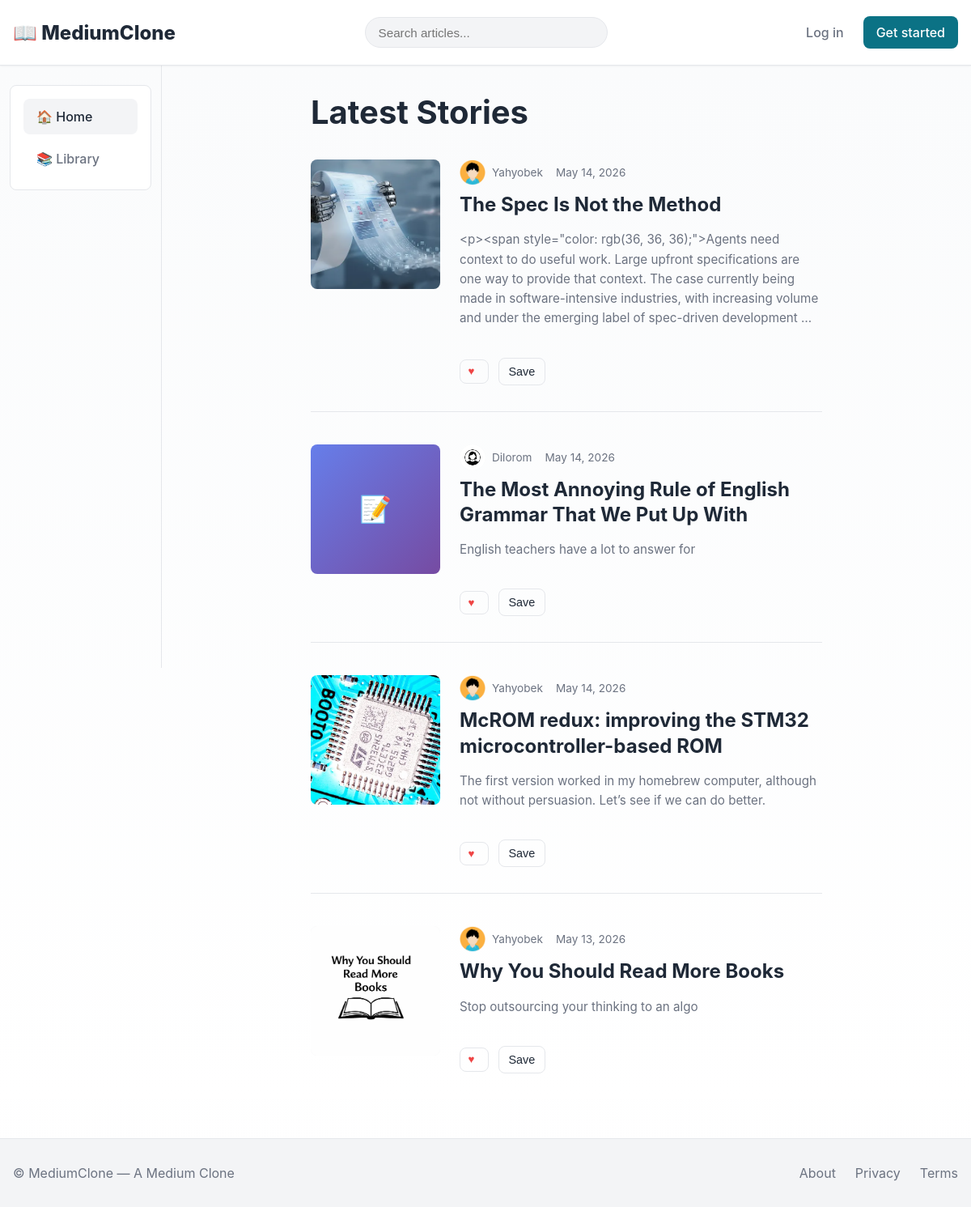
The page / on the database its author committed.
### articles/models.py (models this page shows, shortened)
class Article(models.Model):
    STATUS_CHOICES = (("draft", "Draft"), ("published", "Published"))
    author = models.ForeignKey(settings.AUTH_USER_MODEL, on_delete=models.CASCADE, related_name="articles")
    title = models.CharField(max_length=255)
    slug = models.SlugField(max_length=300, unique=True, blank=True)
    body = models.TextField()
    excerpt = models.TextField(blank=True)
    status = models.CharField(max_length=10, choices=STATUS_CHOICES, default="draft")
    tags = models.ManyToManyField(Tag, blank=True, related_name="articles")
    is_member_only = models.BooleanField(
        default=False,
        help_text="Only followers can read this article"
    )
    cover_image = models.ImageField(upload_to="article_covers/", blank=True, null=True)
    views_count = models.PositiveIntegerField(default=0)
    created_at = models.DateTimeField(auto_now_add=True)
    updated_at = models.DateTimeField(auto_now=True)
    published_at = models.DateTimeField(blank=True, null=True)
    class Meta:
        ordering = ["-published_at", "-created_at"]
        indexes = [models.Index(fields=["-published_at", "status"])]
    def get_absolute_url(self):
        return reverse("articles:detail", kwargs={"slug": self.slug})

### accounts/models.py (models this page shows, shortened)
class CustomUser(AbstractUser):
    bio = models.TextField(blank=True)
    avatar = models.ImageField(upload_to="avatars/", blank=True, null=True)
    website = models.URLField(blank=True)

### core/views.py (the view)
# urls.py: path("", views.home, name="home"),
def home(request):
    qs = Article.objects.filter(status="published").select_related("author")[:10]
    return render(request, "core/home.html", {"articles": qs})

### core/templates/core/home.html (shortened to what this page needs)
{% extends "core/base.html" %}
{% block content %}
<div style="display:flex;gap:0;width:100%">
  <aside class="left-sidebar">
    <div class="card">
      <ul>
        <li class="nav-item"><a href="{% url 'core:home' %}" class="active">🏠 Home</a></li>
        <li class="nav-item"><a href="{% url 'interactions:library' %}">📚 Library</a></li>
      </ul>
    </div>
  </aside>
  <section class="center-feed">
    <h1 style="margin-bottom:2rem">Latest Stories</h1>
    <div class="article-feed">
      {% for article in articles %}
        <div class="article-item">
          {% if article.cover_image %}
            <div class="article-cover">
              <a href="{{ article.get_absolute_url }}" style="display:block;width:100%;height:100%;overflow:hidden">
                <img src="{{ article.cover_image.url }}" alt="{{ article.title }}" loading="lazy">
              </a>
            </div>
          {% else %}
            <div class="article-cover">
              <div style="width:100%;height:100%;background:linear-gradient(135deg,#667eea 0%,#764ba2 100%);display:flex;align-items:center;justify-content:center;color:white;font-weight:700;font-size:2rem">
                📝
              </div>
            </div>
          {% endif %}
          <div class="article-content">
            <div class="article-meta">
              <div class="article-author">
                {% if article.author.avatar %}
                  <div class="article-author-avatar">
                    <img src="{{ article.author.avatar.url }}" alt="{{ article.author.username }}">
                  </div>
                {% else %}
                  <div class="article-author-avatar">{{ article.author.username|slice:":1"|upper }}</div>
                {% endif %}
                <span><a href="{% url 'accounts:profile' article.author.username %}">{{ article.author.username }}</a></span>
              </div>
              <span>{{ article.published_at|date:"M j, Y" }}</span>
            </div>
            <h2><a href="{{ article.get_absolute_url }}">{{ article.title }}</a></h2>
            <p class="article-excerpt">{{ article.excerpt|default:article.body|truncatewords:40 }}</p>
            <div class="article-actions">
              <button id="like-btn" class="like-btn {% if object.user_has_liked %}liked{% endif %}" data-article-id="{{ object.id }}">
                <span class="heart">♥</span>
              </button>
              <button id="bookmark-btn"
                class="btn {% if object.user_has_bookmarked %}saved{% endif %}"
                data-article-id="{{ object.id }}" title="Save to library">
                <span class="label">Save</span>
            </button>
            </div>
          </div>
        </div>
      {% empty %}
        <div class="card" style="padding:2rem;text-align:center">
          <p>No articles yet. Be the first to write one!</p>
        </div>
      {% endfor %}
    </div>
  </section>
</div>
{% endblock %}

### static/css/main.css (style rules this page uses)
:root { --max-width: 1200px; --feed-width: 680px; --sidebar-width: 280px; --muted: #6b7280; --bg: #ffffff; --accent: #0b7285; --accent-2: #0b5f6b; --card: #ffffff; --soft: #f3f4f6; --shadow-sm: 0 1px 2px rgba(0, 0, 0, 0.05); --shadow-md: 0 4px 6px rgba(0, 0, 0, 0.07); --shadow-lg: 0 10px 25px rgba(0, 0, 0, 0.1); --radius: 8px; --text: #1f2937; --border: #e5e7eb; --transition: all 0.2s ease; }
* { box-sizing: border-box; }
html, body { height: 100%; margin: 0; padding: 0; }
body { font-family: "SF Pro Display", -apple-system, BlinkMacSystemFont, "Segoe UI", Roboto, "Helvetica Neue", Arial, sans-serif; background: linear-gradient(180deg, #fafbfc 0%, #ffffff 100%); color: var(--text); -webkit-font-smoothing: antialiased; -moz-osx-font-smoothing: grayscale; }
h1, h2, h3, h4, h5, h6 { margin: 0; font-weight: 700; line-height: 1.3; }
h1 { font-size: 2.5rem; }
h2 { font-size: 1.875rem; }
p { margin: 0; line-height: 1.6; }
a { color: var(--accent); text-decoration: none; transition: var(--transition); }
.left-sidebar { width: var(--sidebar-width); padding: 1.5rem 0.75rem; border-right: 1px solid var(--border); position: sticky; top: 56px; height: calc(100vh - 56px); overflow-y: auto; }
.left-sidebar .card { padding: 1rem; }
.left-sidebar ul { list-style: none; padding: 0; margin: 0; display: flex; flex-direction: column; gap: 0.5rem; }
.left-sidebar .nav-item a { display: block; padding: 0.75rem 1rem; color: var(--muted); text-decoration: none; border-radius: var(--radius); transition: var(--transition); font-weight: 500; }
.left-sidebar .nav-item a:hover, .left-sidebar .nav-item a.active { background: var(--soft); color: var(--text); }
.center-feed { flex: 1; max-width: var(--feed-width); padding: 2rem 1.5rem; margin: 0 auto; width: 100%; }
.article-feed { display: flex; flex-direction: column; gap: 2.5rem; }
.article-item { display: flex; gap: 1.5rem; padding-bottom: 2rem; border-bottom: 1px solid var(--border); transition: var(--transition); }
.article-item:last-child { border-bottom: none; padding-bottom: 0; }
.article-cover { flex-shrink: 0; width: 160px; height: 160px; border-radius: var(--radius); overflow: hidden; background: var(--soft); display: flex; align-items: center; justify-content: center; }
.article-cover img { width: 100%; height: 100%; object-fit: cover; }
.article-content { flex: 1; display: flex; flex-direction: column; gap: 0.5rem; }
.article-content h2 { font-size: 1.5rem; margin-bottom: 0.5rem; }
.article-content h2 a { color: var(--text); transition: var(--transition); }
.article-excerpt { color: var(--muted); font-size: 0.95rem; line-height: 1.6; margin-bottom: 0.75rem; }
.article-meta { display: flex; align-items: center; gap: 1rem; font-size: 0.85rem; color: var(--muted); }
.article-meta a { color: var(--muted); text-decoration: none; }
.article-author { display: flex; align-items: center; gap: 0.5rem; }
.article-author-avatar { width: 32px; height: 32px; border-radius: 50%; background: var(--soft); overflow: hidden; display: flex; align-items: center; justify-content: center; font-weight: 700; color: var(--accent); }
.article-author-avatar img { width: 100%; height: 100%; object-fit: cover; }
.article-actions { display: flex; gap: 0.75rem; align-items: center; margin-top: 0.75rem; }
.card { background: var(--card); border: 1px solid var(--border); border-radius: var(--radius); transition: var(--transition); }
.btn { padding: 0.5rem 0.75rem; border-radius: var(--radius); border: 1px solid var(--border); background: transparent; color: var(--text); cursor: pointer; font-weight: 500; font-size: 0.9rem; transition: var(--transition); }
.like-btn { display: inline-flex; align-items: center; gap: 0.4rem; background: transparent; border: 1px solid var(--border); padding: 0.4rem 0.6rem; border-radius: var(--radius); cursor: pointer; color: var(--muted); transition: var(--transition); font-weight: 600; }
.like-btn .heart { font-weight: 700; color: #ef4444; }
.article-actions { display: flex; gap: 0.75rem; margin-top: 1rem; }
@media (max-width: 1200px) { .left-sidebar { width: 200px; } }

### rows shown on the page
Article: cover_image (picture), author.avatar (picture), author.username "Yahyobek", published_at "May 14, 2026", title "The Spec Is Not the Method", excerpt "<p><span style=\"color: rgb(36, 36, 36);\">Agents need context to do useful work. Large upfront specifications are one way to provide that context. The case currently being made in software-intensive industries, with increasing volume and under the emerging label of spec-driven development …"
Article: author.avatar (picture), author.username "Dilorom", published_at "May 14, 2026", title "The Most Annoying Rule of English Grammar That We Put Up With", excerpt "English teachers have a lot to answer for"
Article: cover_image (picture), author.avatar (picture), author.username "Yahyobek", published_at "May 14, 2026", title "McROM redux: improving the STM32 microcontroller-based ROM", excerpt "The first version worked in my homebrew computer, although not without persuasion. Let’s see if we can do better."
Article: cover_image (picture), author.avatar (picture), author.username "Yahyobek", published_at "May 13, 2026", title "Why You Should Read More Books", excerpt "Stop outsourcing your thinking to an algo"
